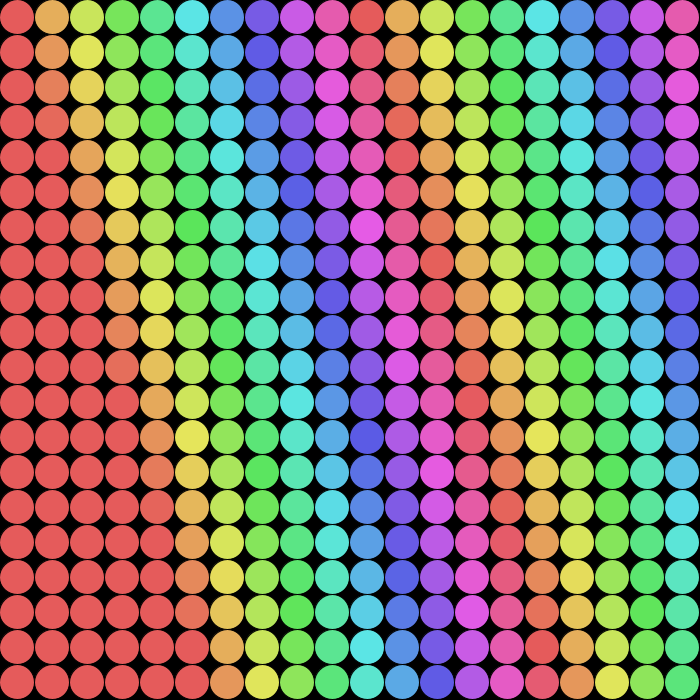
Frame 1 (no input)
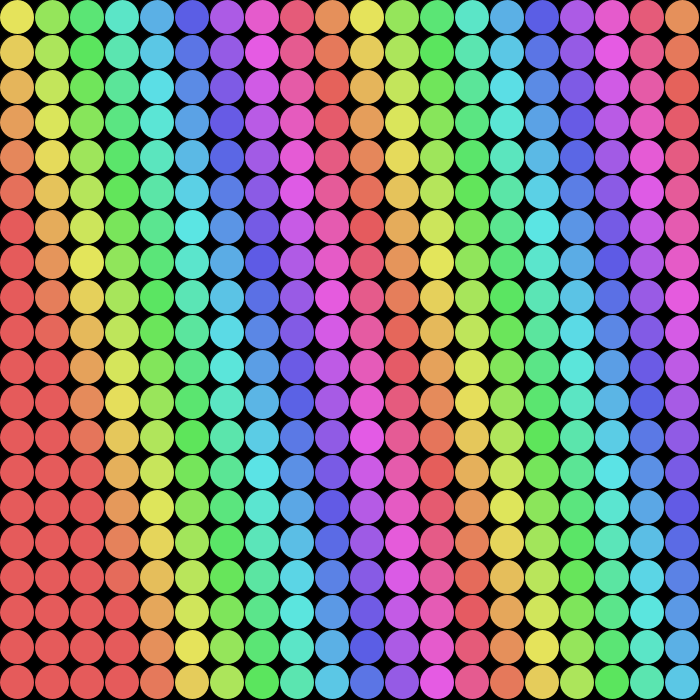
Frame 60 (the mouse pressed at the canvas centre just before this capture)
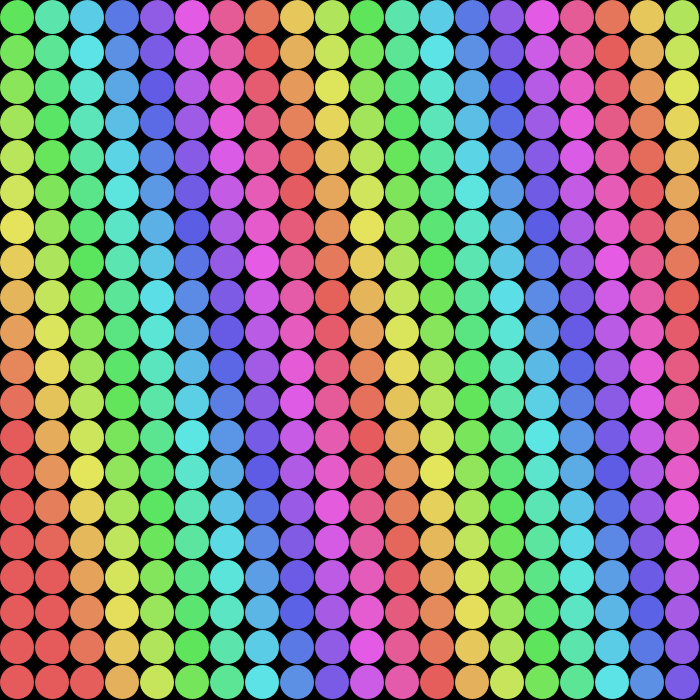
Frame 120 (the mouse held since frame 60 and released just before this capture)

The Processing sketch that drew these frames (run headless with seeded random() and noise(); from frame 60 on, the mouse is pressed at the canvas centre):

// Processing sketch: rainbow_circles
// ── rainbow_circles.pde
int k = 0;
int d = 35;
void setup() {
  size(700, 700);
  colorMode(HSB,360,100,100);
}
void draw() {
  background(0,0,0);
  for(int i = 0; i < width/d; i++) {
    for(int j = 0; j < height/d; j ++) {
      fill((i*36-j*10+k)%360,60, 90);
      circle(d/2+i*d,d/2+j * d, d);
    }
  }
  k+=1;
}
